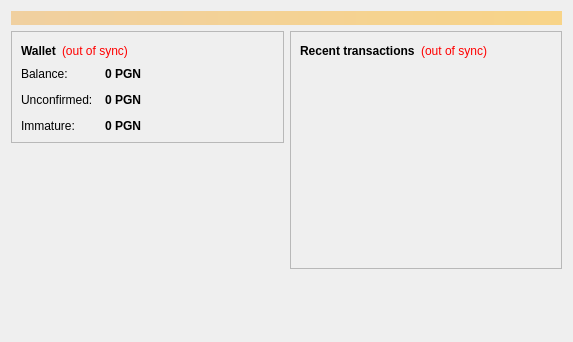
<?xml version="1.0" encoding="UTF-8"?>
<ui version="4.0">
 <class>OverviewPage</class>
 <widget class="QWidget" name="OverviewPage">
  <property name="geometry">
   <rect>
    <x>0</x>
    <y>0</y>
    <width>573</width>
    <height>342</height>
   </rect>
  </property>
  <property name="windowTitle">
   <string>Form</string>
  </property>
  <layout class="QVBoxLayout" name="topLayout">
   <item>
    <widget class="QLabel" name="labelAlerts">
     <property name="visible">
      <bool>false</bool>
     </property>
     <property name="styleSheet">
      <string notr="true">background-color: qlineargradient(x1: 0, y1: 0, x2: 1, y2: 0, stop:0 #F0D0A0, stop:1 #F8D488); color:#000000;</string>
     </property>
     <property name="wordWrap">
      <bool>true</bool>
     </property>
     <property name="margin">
      <number>3</number>
     </property>
    </widget>
   </item>
   <item>
    <layout class="QHBoxLayout" name="horizontalLayout" stretch="1,1">
     <item>
      <layout class="QVBoxLayout" name="verticalLayout_2">
       <item>
        <widget class="QFrame" name="frame">
         <property name="frameShape">
          <enum>QFrame::StyledPanel</enum>
         </property>
         <property name="frameShadow">
          <enum>QFrame::Raised</enum>
         </property>
         <layout class="QVBoxLayout" name="verticalLayout_4">
          <item>
           <layout class="QHBoxLayout" name="horizontalLayout_4">
            <item>
             <widget class="QLabel" name="label_5">
              <property name="font">
               <font>
                <weight>75</weight>
                <bold>true</bold>
               </font>
              </property>
              <property name="text">
               <string>Wallet</string>
              </property>
             </widget>
            </item>
            <item>
             <widget class="QLabel" name="labelWalletStatus">
              <property name="toolTip">
               <string>The displayed information may be out of date. Your wallet automatically synchronizes with the Pigeoin network after a connection is established, but this process has not completed yet.</string>
              </property>
              <property name="styleSheet">
               <string notr="true">QLabel { color: red; }</string>
              </property>
              <property name="text">
               <string notr="true">(out of sync)</string>
              </property>
              <property name="alignment">
               <set>Qt::AlignLeading|Qt::AlignLeft|Qt::AlignVCenter</set>
              </property>
             </widget>
            </item>
            <item>
             <spacer name="horizontalSpacer_2">
              <property name="orientation">
               <enum>Qt::Horizontal</enum>
              </property>
              <property name="sizeHint" stdset="0">
               <size>
                <width>40</width>
                <height>20</height>
               </size>
              </property>
             </spacer>
            </item>
           </layout>
          </item>
          <item>
           <layout class="QFormLayout" name="formLayout_2">
            <property name="fieldGrowthPolicy">
             <enum>QFormLayout::AllNonFixedFieldsGrow</enum>
            </property>
            <property name="horizontalSpacing">
             <number>12</number>
            </property>
            <property name="verticalSpacing">
             <number>12</number>
            </property>
            <item row="0" column="0">
             <widget class="QLabel" name="label">
              <property name="text">
               <string>Balance:</string>
              </property>
             </widget>
            </item>
            <item row="0" column="1">
             <widget class="QLabel" name="labelBalance">
              <property name="font">
               <font>
                <weight>75</weight>
                <bold>true</bold>
               </font>
              </property>
              <property name="cursor">
               <cursorShape>IBeamCursor</cursorShape>
              </property>
              <property name="toolTip">
               <string>Your current balance</string>
              </property>
              <property name="text">
               <string notr="true">0 PGN</string>
              </property>
              <property name="textInteractionFlags">
               <set>Qt::LinksAccessibleByMouse|Qt::TextSelectableByKeyboard|Qt::TextSelectableByMouse</set>
              </property>
             </widget>
            </item>
            <item row="1" column="0">
             <widget class="QLabel" name="label_3">
              <property name="text">
               <string>Unconfirmed:</string>
              </property>
             </widget>
            </item>
            <item row="1" column="1">
             <widget class="QLabel" name="labelUnconfirmed">
              <property name="font">
               <font>
                <weight>75</weight>
                <bold>true</bold>
               </font>
              </property>
              <property name="cursor">
               <cursorShape>IBeamCursor</cursorShape>
              </property>
              <property name="toolTip">
               <string>Total of transactions that have yet to be confirmed, and do not yet count toward the current balance</string>
              </property>
              <property name="text">
               <string notr="true">0 PGN</string>
              </property>
              <property name="textInteractionFlags">
               <set>Qt::LinksAccessibleByMouse|Qt::TextSelectableByKeyboard|Qt::TextSelectableByMouse</set>
              </property>
             </widget>
            </item>
            <item row="2" column="0">
             <widget class="QLabel" name="labelImmatureText">
              <property name="text">
               <string>Immature:</string>
              </property>
             </widget>
            </item>
            <item row="2" column="1">
             <widget class="QLabel" name="labelImmature">
              <property name="font">
               <font>
                <weight>75</weight>
                <bold>true</bold>
               </font>
              </property>
              <property name="toolTip">
               <string>Mined balance that has not yet matured</string>
              </property>
              <property name="text">
               <string notr="true">0 PGN</string>
              </property>
              <property name="textInteractionFlags">
               <set>Qt::LinksAccessibleByMouse|Qt::TextSelectableByKeyboard|Qt::TextSelectableByMouse</set>
              </property>
             </widget>
            </item>
           </layout>
          </item>
         </layout>
        </widget>
       </item>
       <item>
        <spacer name="verticalSpacer">
         <property name="orientation">
          <enum>Qt::Vertical</enum>
         </property>
         <property name="sizeHint" stdset="0">
          <size>
           <width>20</width>
           <height>40</height>
          </size>
         </property>
        </spacer>
       </item>
      </layout>
     </item>
     <item>
      <layout class="QVBoxLayout" name="verticalLayout_3">
       <item>
        <widget class="QFrame" name="frame_2">
         <property name="frameShape">
          <enum>QFrame::StyledPanel</enum>
         </property>
         <property name="frameShadow">
          <enum>QFrame::Raised</enum>
         </property>
         <layout class="QVBoxLayout" name="verticalLayout">
          <item>
           <layout class="QHBoxLayout" name="horizontalLayout_2">
            <item>
             <widget class="QLabel" name="label_4">
              <property name="text">
               <string>&lt;b&gt;Recent transactions&lt;/b&gt;</string>
              </property>
             </widget>
            </item>
            <item>
             <widget class="QLabel" name="labelTransactionsStatus">
              <property name="toolTip">
               <string>The displayed information may be out of date. Your wallet automatically synchronizes with the Pigeoin network after a connection is established, but this process has not completed yet.</string>
              </property>
              <property name="styleSheet">
               <string notr="true">QLabel { color: red; }</string>
              </property>
              <property name="text">
               <string notr="true">(out of sync)</string>
              </property>
              <property name="alignment">
               <set>Qt::AlignRight|Qt::AlignTrailing|Qt::AlignVCenter</set>
              </property>
             </widget>
            </item>
            <item>
             <spacer name="horizontalSpacer">
              <property name="orientation">
               <enum>Qt::Horizontal</enum>
              </property>
              <property name="sizeHint" stdset="0">
               <size>
                <width>40</width>
                <height>20</height>
               </size>
              </property>
             </spacer>
            </item>
           </layout>
          </item>
          <item>
           <widget class="QListView" name="listTransactions">
            <property name="styleSheet">
             <string notr="true">QListView { background: transparent; }</string>
            </property>
            <property name="frameShape">
             <enum>QFrame::NoFrame</enum>
            </property>
            <property name="verticalScrollBarPolicy">
             <enum>Qt::ScrollBarAlwaysOff</enum>
            </property>
            <property name="horizontalScrollBarPolicy">
             <enum>Qt::ScrollBarAlwaysOff</enum>
            </property>
            <property name="selectionMode">
             <enum>QAbstractItemView::NoSelection</enum>
            </property>
           </widget>
          </item>
         </layout>
        </widget>
       </item>
       <item>
        <spacer name="verticalSpacer_2">
         <property name="orientation">
          <enum>Qt::Vertical</enum>
         </property>
         <property name="sizeHint" stdset="0">
          <size>
           <width>20</width>
           <height>40</height>
          </size>
         </property>
        </spacer>
       </item>
      </layout>
     </item>
    </layout>
   </item>
  </layout>
 </widget>
 <resources/>
 <connections/>
</ui>
